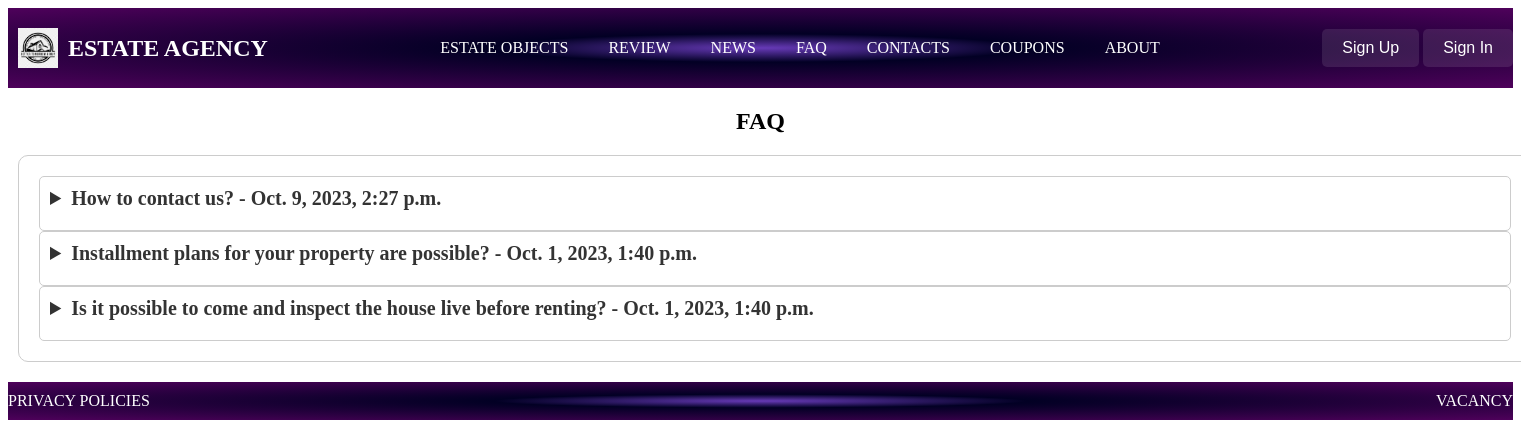
Screenshot of /faq/ with the database file from the repository.
### faq/models.py (models this page shows, shortened)
class FAQ(models.Model):
    question = models.CharField(max_length=200)
    answer = models.TextField()
    date_added = models.DateTimeField(auto_now_add=True)

### faq/views.py (the view)
# urls.py: path('', views.faq_list, name='home'),
def faq_list(request):
    faq_items = FAQ.objects.all().order_by('-date_added')
    context = {
        'faq_items': faq_items,
    }
    return render(request, 'faq.html', context)

### faq/templates/faq.html (shortened to what this page needs)
{% extends 'EstateAgency/base_agency.html' %}
{% block head %}
<link rel="stylesheet" type="text/css" href="/static/css/faq.css">
{% endblock %}
{% block content %}
<h1 itemprop="headline" class="header_faq">FAQ</h1>
<ul class="faq-item" itemprop="mainEntity" itemscope itemtype="http://schema.org/FAQPage">
    {% for faq_item in faq_items %}
        <details>
            <summary itemprop="name" class="faq-question">{{ faq_item.question }} - {{ faq_item.date_added }}</summary>
        </details>
    {% endfor %}
</ul>
{% endblock %}

### static/css/faq.css (style rules this page uses)
.header_faq { text-align: center; }
details { width: 1450px; padding: 10px; border: 1px solid #ccc; border-radius: 5px; font-size: 16px; background-color: #fff; color: #333; cursor: pointer; outline: none; }
.faq-item { background-color: #fff; border: 1px solid #ccc; border-radius: 10px; padding: 20px; margin-bottom: 20px; width: 100%; }
.faq-question { font-size: 20px; font-weight: bold; color: #333; margin-bottom: 10px; }
.faq-item::marker { content: ""; }

### rows the page displays
FAQ: question "How to contact us?", date_added "Oct. 9, 2023, 2:27 p.m."
FAQ: question "Installment plans for your property are possible?", date_added "Oct. 1, 2023, 1:40 p.m."
FAQ: question "Is it possible to come and inspect the house live before renting?", date_added "Oct. 1, 2023, 1:40 p.m."
